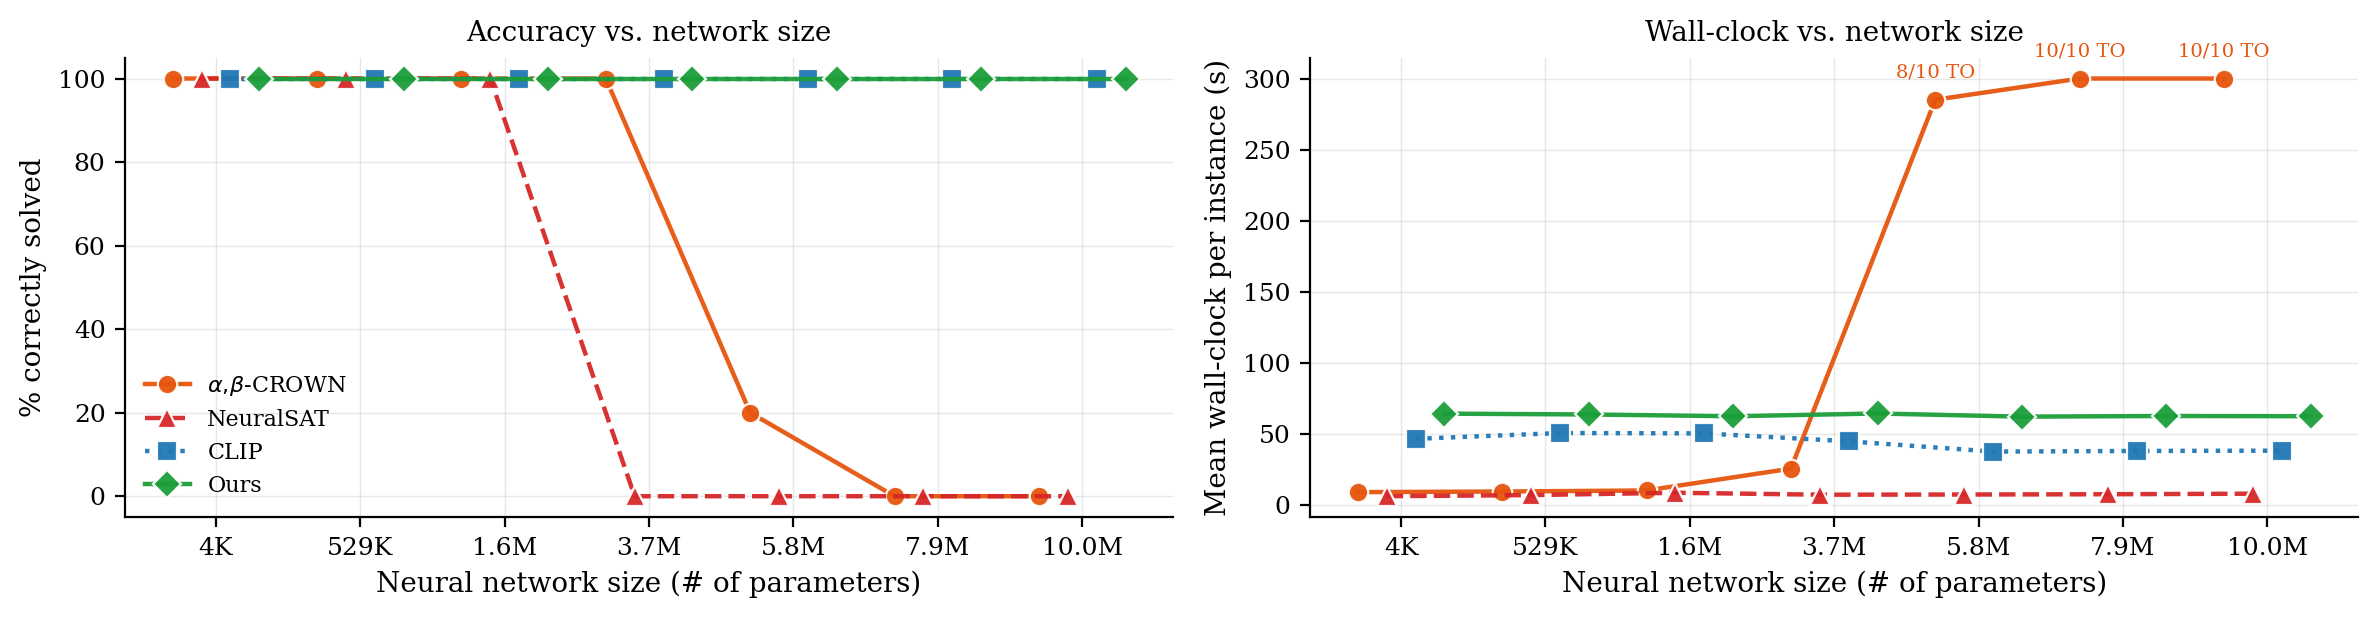

Write Python code to recreate this figure.
"""Figure 4 — Exp 4 scaling vs network depth.

Two stacked subplots sharing the depth x-axis:

* top: \\% correctly solved per method per depth (verdict matches
  ``ground_truth`` column in the CSV; UNKNOWN / TIMEOUT / ERROR /
  sound-violation rows count as NOT solved).
* bottom: mean wall-clock per instance (s, log-scale).

Reads ``exp4_d<D>_<method>.csv`` from ``--csv-dir`` (REQUIRED — no
fake-data fallback). Depths where any instance hit the per-instance
shell timeout are annotated with ``N/M TO`` on the wall-clock axis.
"""
from __future__ import annotations

import argparse
import sys
from pathlib import Path

import numpy as np

sys.path.insert(0, str(Path(__file__).resolve().parent))

from _common import (  # noqa: E402
    METHOD_COLORS,
    METHOD_DISPLAY,
    add_common_args,
    apply_paper_style,
    read_csv_rows,
    save_figure,
)

import matplotlib.pyplot as plt  # noqa: E402

EXP4_DEPTHS = (2, 4, 8, 16, 24, 32, 40)
EXP4_METHODS = ("alpha_beta_crown", "neuralsat", "hashemi_clipping", "ours")

# Local label overrides for this figure's legend. Keeps the change
# scoped to fig4 instead of touching ``METHOD_DISPLAY`` in
# ``_common.py``, which other figures still read.
LEGEND_LABEL_OVERRIDES: dict[str, str] = {
    "hashemi_clipping": "CLIP",
    "ours":             "Ours",
}

# Parameter count for each depth in the synthetic 1-Lipschitz family
# (width=512). Sourced from the ``n_params`` column of any
# ``exp4_d<D>_<method>.csv`` (constant per depth since the architecture
# is fixed). Used as the x-axis label so the figure communicates
# scale-of-network rather than just layer count.
DEPTH_TO_N_PARAMS: dict[int, int] = {
    2:  3_585,
    4:  528_897,
    8:  1_579_521,
    16: 3_680_769,
    24: 5_782_017,
    32: 7_883_265,
    40: 9_984_513,
}


def _fmt_params(n: int) -> str:
    """Compact human-readable parameter count: ``3.6K`` / ``1.6M``."""
    if n >= 1_000_000:
        return f"{n / 1_000_000:.1f}M"
    if n >= 1_000:
        return f"{n / 1_000:.0f}K"
    return str(n)

# Per-method visual style: distinct marker + linestyle so overlapping
# lines (e.g., Ours and Hashemi both at 100% on the accuracy plot)
# stay distinguishable. Markers are large enough to read through any
# overlap; tiny x-jitter is also applied so coincident points don't
# stack into a single dot.
METHOD_STYLE: dict[str, dict] = {
    "alpha_beta_crown":  dict(marker="o", linestyle="-",  markersize=7),
    "neuralsat":         dict(marker="^", linestyle="--", markersize=7),
    "hashemi_clipping":  dict(marker="s", linestyle=":",  markersize=7),
    "ours":              dict(marker="D", linestyle="-",  markersize=7),
}
# Horizontal jitter applied per method so equal-value points are not
# perfectly stacked. Units are CATEGORICAL slot indices (depths are
# placed at integer positions 0..N-1 below); ±0.3 spans 60% of the
# inter-tick gap, big enough to clearly separate the four methods
# without bleeding into adjacent depths.
METHOD_X_JITTER: dict[str, float] = {
    "alpha_beta_crown":  -0.30,
    "neuralsat":         -0.10,
    "hashemi_clipping":  +0.10,
    "ours":              +0.30,
}


def _depth_stats(rows: list[dict[str, str]]) -> tuple[float, int, int, float]:
    """Return ``(mean_wall_s, n_total, n_timeout, pct_correctly_solved)``.

    A row counts as ``correctly solved`` when its ``verdict`` matches
    its ``ground_truth`` field (case-insensitive). UNKNOWN / TIMEOUT /
    ERROR / NOT_APPLICABLE / sound-violation rows count as NOT solved.
    Rows missing a ground_truth value (rare; shouldn't happen on the
    synthetic family) are excluded from the % solved denominator.
    """
    walls: list[float] = []
    n_timeout = 0
    n_correct = 0
    n_with_gt = 0
    for r in rows:
        v = r.get("verdict", "").strip().upper()
        gt = r.get("ground_truth", "").strip().lower()
        s = r.get("wall_s", "").strip()
        if v == "TIMEOUT":
            n_timeout += 1
            try:
                walls.append(float(r.get("timeout_s", "0") or 0.0))
            except ValueError:
                pass
        elif s:
            try:
                walls.append(float(s))
            except ValueError:
                pass
        if gt in ("sat", "unsat"):
            n_with_gt += 1
            if v == gt.upper():
                n_correct += 1
    mean_wall = float(np.mean(walls)) if walls else 0.0
    pct_solved = (100.0 * n_correct / n_with_gt) if n_with_gt > 0 else 0.0
    return mean_wall, len(rows), n_timeout, pct_solved


def _load(csv_dir: Path, depth: int, method: str) -> tuple[float, int, int, float]:
    rows = read_csv_rows(csv_dir / f"exp4_d{depth}_{method}.csv")
    return _depth_stats(rows)


def main() -> None:
    parser = argparse.ArgumentParser(description=__doc__)
    add_common_args(parser, default_output="fig4_exp4_scaling.png")
    args = parser.parse_args()
    output = args.output or (Path(__file__).resolve().parent / "fig4_exp4_scaling.png")

    apply_paper_style()
    fig, (ax_pct, ax_wall) = plt.subplots(
        1, 2, figsize=(12, 3.2), sharex=True,
    )

    # Depth → categorical slot index. All ticks evenly spaced so the
    # per-method x-jitter looks consistent across the whole axis,
    # regardless of the underlying depth gaps (2, 4, 8, 8, ...).
    depth_to_slot = {d: i for i, d in enumerate(EXP4_DEPTHS)}

    for method in EXP4_METHODS:
        slots, walls, pcts, timeouts = [], [], [], []
        for depth in EXP4_DEPTHS:
            mean_wall, n_total, n_to, pct = _load(args.csv_dir, depth, method)
            if n_total == 0:
                continue
            slots.append(depth_to_slot[depth])
            walls.append(mean_wall)
            pcts.append(pct)
            timeouts.append((n_to, n_total))

        if not slots:
            continue
        color = METHOD_COLORS.get(method, "#888")
        label = LEGEND_LABEL_OVERRIDES.get(method,
                                           METHOD_DISPLAY.get(method, method))
        style = METHOD_STYLE.get(method, dict(marker="o", linestyle="-",
                                              markersize=7))
        jitter = METHOD_X_JITTER.get(method, 0.0)
        xs_j = [x + jitter for x in slots]

        # Left: % correctly solved
        ax_pct.plot(
            xs_j, pcts,
            color=color, label=label,
            markeredgecolor="white", markeredgewidth=0.8,
            alpha=0.95,
            **style,
        )

        # Right: wall-clock with TO annotations
        ax_wall.plot(
            xs_j, walls,
            color=color, label=label,
            markeredgecolor="white", markeredgewidth=0.8,
            alpha=0.95,
            **style,
        )
        for x, y, (nt, n) in zip(xs_j, walls, timeouts):
            if nt > 0:
                ax_wall.annotate(
                    f"{nt}/{n} TO",
                    xy=(x, y), xytext=(0, 8),
                    textcoords="offset points",
                    color=color, fontsize=7, ha="center",
                )

    # Categorical x-axis: position 0..N-1, labelled with parameter
    # counts (compact format). Same on both subplots.
    slot_positions = list(range(len(EXP4_DEPTHS)))
    slot_labels = [_fmt_params(DEPTH_TO_N_PARAMS[d]) for d in EXP4_DEPTHS]

    ax_pct.set_ylim(-5, 105)
    ax_pct.set_xlabel("Neural network size (# of parameters)")
    ax_pct.set_ylabel("% correctly solved")
    ax_pct.set_title("Accuracy vs. network size")
    ax_pct.set_xticks(slot_positions)
    ax_pct.set_xticklabels(slot_labels)
    ax_pct.grid(True, which="both", alpha=0.3)
    ax_pct.legend(loc="lower left", fontsize=8)

    ax_wall.set_xscale("linear")
    ax_wall.set_xticks(slot_positions)
    ax_wall.set_xticklabels(slot_labels)
    ax_wall.set_xlabel("Neural network size (# of parameters)")
    ax_wall.set_ylabel("Mean wall-clock per instance (s)")
    ax_wall.set_title("Wall-clock vs. network size")
    ax_wall.grid(True, which="both", alpha=0.3)

    fig.tight_layout()
    save_figure(fig, output)
    print(f"Wrote {output}")


if __name__ == "__main__":
    main()
